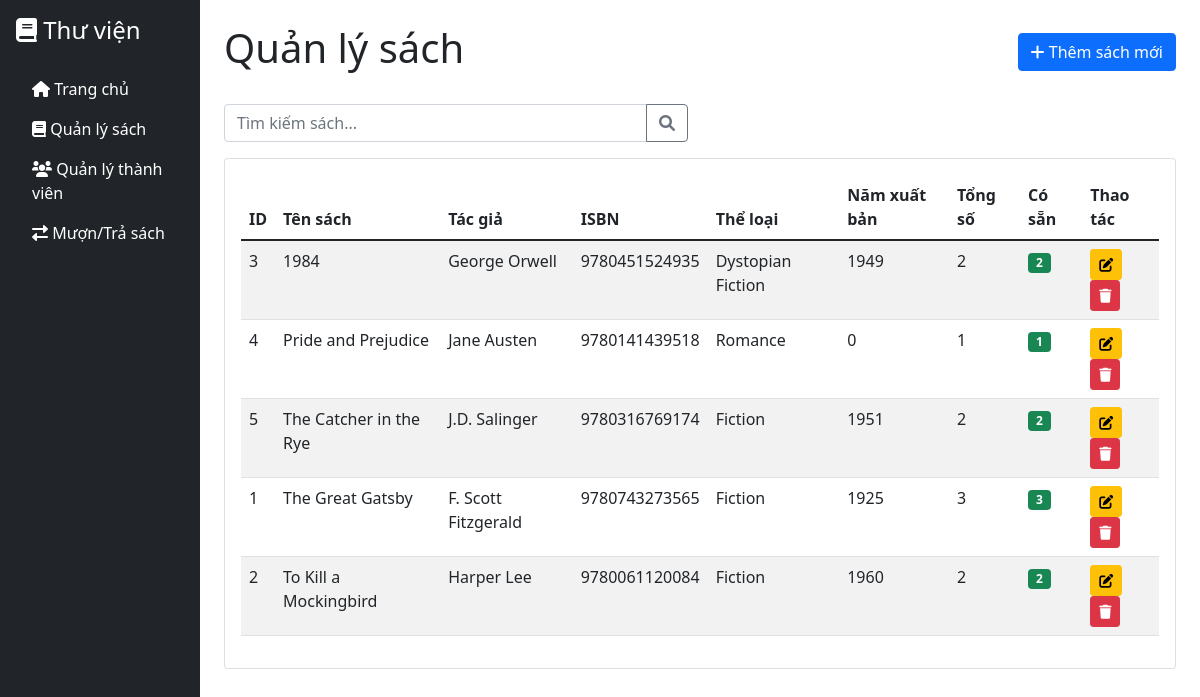
The app's page /books/index.php with its own data.
### tables this page shows
CREATE TABLE books (
    id INT AUTO_INCREMENT PRIMARY KEY,
    title VARCHAR(255) NOT NULL,
    author VARCHAR(255) NOT NULL,
    isbn VARCHAR(20) UNIQUE,
    category VARCHAR(100),
    published_year YEAR,
    quantity INT DEFAULT 1,
    available_quantity INT DEFAULT 1,
    created_at TIMESTAMP DEFAULT CURRENT_TIMESTAMP,
    updated_at TIMESTAMP DEFAULT CURRENT_TIMESTAMP ON UPDATE CURRENT_TIMESTAMP
);

### models/Book.php (called while the page is built, shortened)
<?php
class Book {
    private $conn;
    private $table_name = "books";
    public function __construct($db) {
        $this->conn = $db;
    }
    public function read() {
        $query = "SELECT * FROM " . $this->table_name . " ORDER BY title ASC";
        $stmt = $this->conn->prepare($query);
        $stmt->execute();
        return $stmt;
    }
}
?>

### books/index.php (the view, shortened to what this page needs)
<?php
require_once '../models/Book.php';
$database = new Database();
$db = $database->getConnection();
$book = new Book($db);
$stmt = $book->read();
$books = $stmt->fetchAll(PDO::FETCH_ASSOC);
?>
<!DOCTYPE html>
<html lang="vi">
<head>
    <link href="https://cdn.jsdelivr.net/npm/bootstrap@5.1.3/dist/css/bootstrap.min.css" rel="stylesheet">
    <link href="https://cdnjs.cloudflare.com/ajax/libs/font-awesome/6.0.0/css/all.min.css" rel="stylesheet">
</head>
<body>
    <div class="container-fluid">
        <div class="row">
            <div class="col-md-3 col-lg-2 bg-dark text-white p-0" style="min-height: 100vh;">
                <div class="p-3">
                    <h4 class="mb-4">
                        <i class="fas fa-book"></i> Thư viện
                    </h4>
                    <nav class="nav flex-column">
                        <a class="nav-link text-white" href="../index.php">
                            <i class="fas fa-home"></i> Trang chủ
                        </a>
                        <a class="nav-link text-white active" href="index.php">
                            <i class="fas fa-book"></i> Quản lý sách
                        </a>
                        <a class="nav-link text-white" href="../members/index.php">
                            <i class="fas fa-users"></i> Quản lý thành viên
                        </a>
                        <a class="nav-link text-white" href="../borrowings/index.php">
                            <i class="fas fa-exchange-alt"></i> Mượn/Trả sách
                        </a>
                    </nav>
                </div>
            </div>
            <div class="col-md-9 col-lg-10 p-4">
                <div class="d-flex justify-content-between align-items-center mb-4">
                    <h1>Quản lý sách</h1>
                    <button class="btn btn-primary" data-bs-toggle="modal" data-bs-target="#bookModal">
                        <i class="fas fa-plus"></i> Thêm sách mới
                    </button>
                </div>
                <div class="row mb-3">
                    <div class="col-md-6">
                        <div class="input-group">
                            <input type="text" class="form-control" id="searchInput" placeholder="Tìm kiếm sách...">
                            <button class="btn btn-outline-secondary" type="button">
                                <i class="fas fa-search"></i>
                            </button>
                        </div>
                    </div>
                </div>
                <div class="card">
                    <div class="card-body">
                        <div class="table-responsive">
                            <table class="table table-striped">
                                <thead>
                                    <tr>
                                        <th>ID</th>
                                        <th>Tên sách</th>
                                        <th>Tác giả</th>
                                        <th>ISBN</th>
                                        <th>Thể loại</th>
                                        <th>Năm xuất bản</th>
                                        <th>Tổng số</th>
                                        <th>Có sẵn</th>
                                        <th>Thao tác</th>
                                    </tr>
                                </thead>
                                <tbody>
                                    <?php foreach($books as $book_item): ?>
                                        <tr>
                                            <td><?php echo $book_item['id']; ?></td>
                                            <td><?php echo $book_item['title']; ?></td>
                                            <td><?php echo $book_item['author']; ?></td>
                                            <td><?php echo $book_item['isbn']; ?></td>
                                            <td><?php echo $book_item['category']; ?></td>
                                            <td><?php echo $book_item['published_year']; ?></td>
                                            <td><?php echo $book_item['quantity']; ?></td>
                                            <td>
                                                <span class="badge bg-<?php echo $book_item['available_quantity'] > 0 ? 'success' : 'danger'; ?>">
                                                    <?php echo $book_item['available_quantity']; ?>
                                                </span>
                                            </td>
                                            <td>
                                                <button class="btn btn-sm btn-warning" onclick="editBook(<?php echo htmlspecialchars(json_encode($book_item)); ?>)">
                                                    <i class="fas fa-edit"></i>
                                                </button>
                                                <a href="?action=delete&id=<?php echo $book_item['id']; ?>"
                                                   class="btn btn-sm btn-danger"
                                                   onclick="return confirm('Bạn có chắc chắn muốn xóa sách này?')">
                                                    <i class="fas fa-trash"></i>
                                                </a>
                                            </td>
                                        </tr>
                                    <?php endforeach; ?>
                                </tbody>
                            </table>
                        </div>
                    </div>
                </div>
            </div>
        </div>
    </div>
</body>
</html>

### records on screen
books: id "3", title "1984", author "George Orwell", isbn "9780451524935", category "Dystopian Fiction", published_year "1949", quantity "2", available_quantity "2"
books: id "4", title "Pride and Prejudice", author "Jane Austen", isbn "9780141439518", category "Romance", published_year "0", quantity "1", available_quantity "1"
books: id "5", title "The Catcher in the Rye", author "J.D. Salinger", isbn "9780316769174", category "Fiction", published_year "1951", quantity "2", available_quantity "2"
books: id "1", title "The Great Gatsby", author "F. Scott Fitzgerald", isbn "9780743273565", category "Fiction", published_year "1925", quantity "3", available_quantity "3"
books: id "2", title "To Kill a Mockingbird", author "Harper Lee", isbn "9780061120084", category "Fiction", published_year "1960", quantity "2", available_quantity "2"
